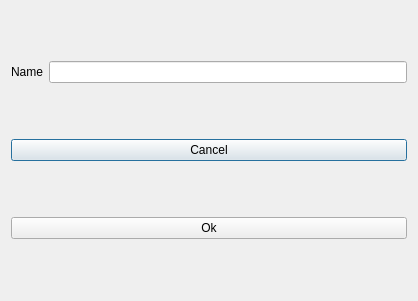
<?xml version="1.0" encoding="UTF-8"?>
<ui version="4.0">
 <class>Dialog</class>
 <widget class="QDialog" name="Dialog">
  <property name="geometry">
   <rect>
    <x>0</x>
    <y>0</y>
    <width>418</width>
    <height>301</height>
   </rect>
  </property>
  <property name="windowTitle">
   <string>Dialog</string>
  </property>
  <layout class="QHBoxLayout" name="horizontalLayout_3">
   <item>
    <layout class="QVBoxLayout" name="verticalLayout">
     <item>
      <layout class="QHBoxLayout" name="horizontalLayout">
       <item>
        <widget class="QLabel" name="label">
         <property name="text">
          <string>Name</string>
         </property>
         <property name="buddy">
          <cstring>lineEdit</cstring>
         </property>
        </widget>
       </item>
       <item>
        <widget class="QLineEdit" name="lineEdit"/>
       </item>
      </layout>
     </item>
     <item>
      <widget class="QPushButton" name="pushButton_2">
       <property name="text">
        <string>Cancel</string>
       </property>
      </widget>
     </item>
     <item>
      <widget class="QPushButton" name="pushButton">
       <property name="text">
        <string>Ok</string>
       </property>
      </widget>
     </item>
    </layout>
   </item>
  </layout>
 </widget>
 <tabstops>
  <tabstop>lineEdit</tabstop>
  <tabstop>pushButton</tabstop>
  <tabstop>pushButton_2</tabstop>
 </tabstops>
 <resources/>
 <connections>
  <connection>
   <sender>pushButton_2</sender>
   <signal>clicked()</signal>
   <receiver>Dialog</receiver>
   <slot>close()</slot>
   <hints>
    <hint type="sourcelabel">
     <x>306</x>
     <y>233</y>
    </hint>
    <hint type="destinationlabel">
     <x>392</x>
     <y>189</y>
    </hint>
   </hints>
  </connection>
  <connection>
   <sender>pushButton</sender>
   <signal>clicked()</signal>
   <receiver>Dialog</receiver>
   <slot>accept()</slot>
   <hints>
    <hint type="sourcelabel">
     <x>117</x>
     <y>275</y>
    </hint>
    <hint type="destinationlabel">
     <x>129</x>
     <y>299</y>
    </hint>
   </hints>
  </connection>
 </connections>
</ui>
